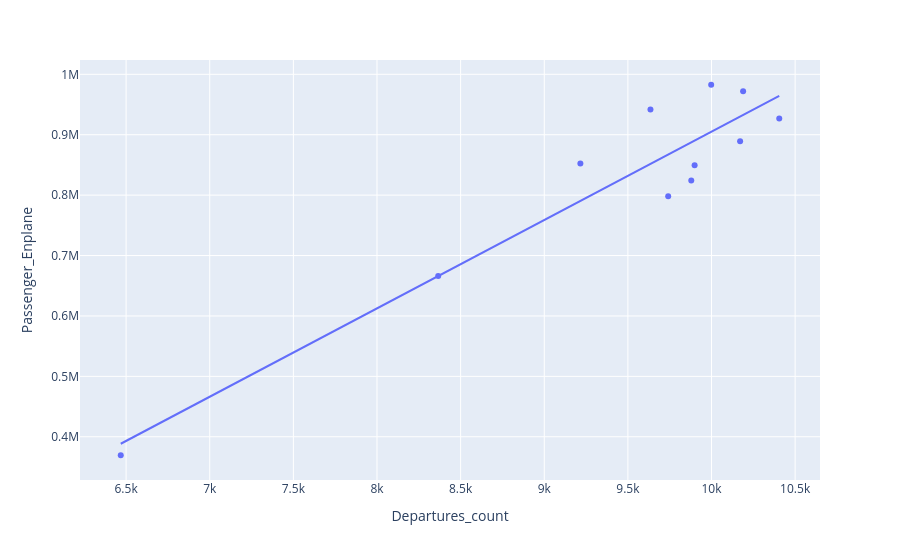

Notebook code cell kept with this figure:
### Code cell
fig = px.scatter(
    fvolume,
    x='Departures_count',
    y='Passenger_Enplane',
    trendline='ols'   # adds regression line
)

fig.show()

### Figure 1 — Plotly figure (JSON) as saved in the notebook; plotly's stock layout.template omitted (floating-point values rounded to 4 significant figures)
{"data": [{"hovertemplate": "Departures_count=%{x}<br>Passenger_Enplane=%{y}<extra></extra>", "legendgroup": "", "marker": {"color": "#636efa", "symbol": "circle"}, "mode": "markers", "name": "", "orientation": "v", "showlegend": false, "type": "scatter", "x": [10189, 9998, 9635, 9216, 8366, 6468, 10405, 10171, 9899, 9879, 9741], "xaxis": "x", "y": [971929, 982710, 941558, 852508, 666157, 369404, 926745, 889023, 849408, 824038, 798221], "yaxis": "y"}, {"hovertemplate": "<b>OLS trendline</b><br>Passenger_Enplane = 146.222 * Departures_count + -557326<br>R<sup>2</sup>=0.891890<br><br>Departures_count=%{x}<br>Passenger_Enplane=%{y} <b>(trend)</b><extra></extra>", "legendgroup": "", "marker": {"color": "#636efa", "symbol": "circle"}, "mode": "lines", "name": "", "showlegend": false, "type": "scatter", "x": [6468, 8366, 9216, 9635, 9741, 9879, 9899, 9998, 10171, 10189, 10405], "xaxis": "x", "y": [388400.0, 666000.0, 790300.0, 851500.0, 867000.0, 887200.0, 890100.0, 904600.0, 929900.0, 932500.0, 964100.0], "yaxis": "y"}], "layout": {"legend": {"tracegroupgap": 0}, "margin": {"t": 60}, "xaxis": {"anchor": "y", "domain": [0, 1], "title": {"text": "Departures_count"}}, "yaxis": {"anchor": "x", "domain": [0, 1], "title": {"text": "Passenger_Enplane"}}}}
